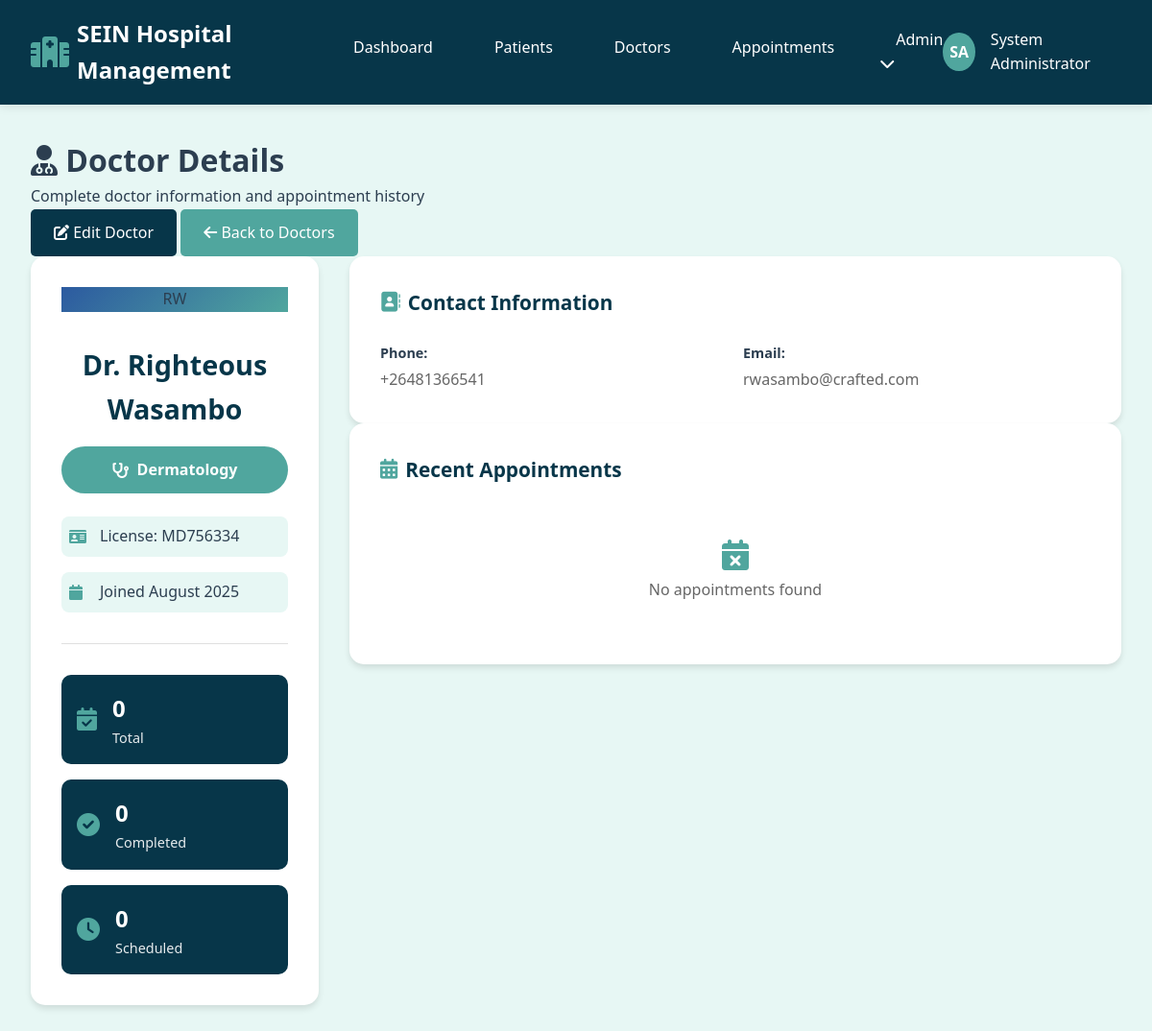
The page /doctors/2 (signed in) on the database as committed earlier.
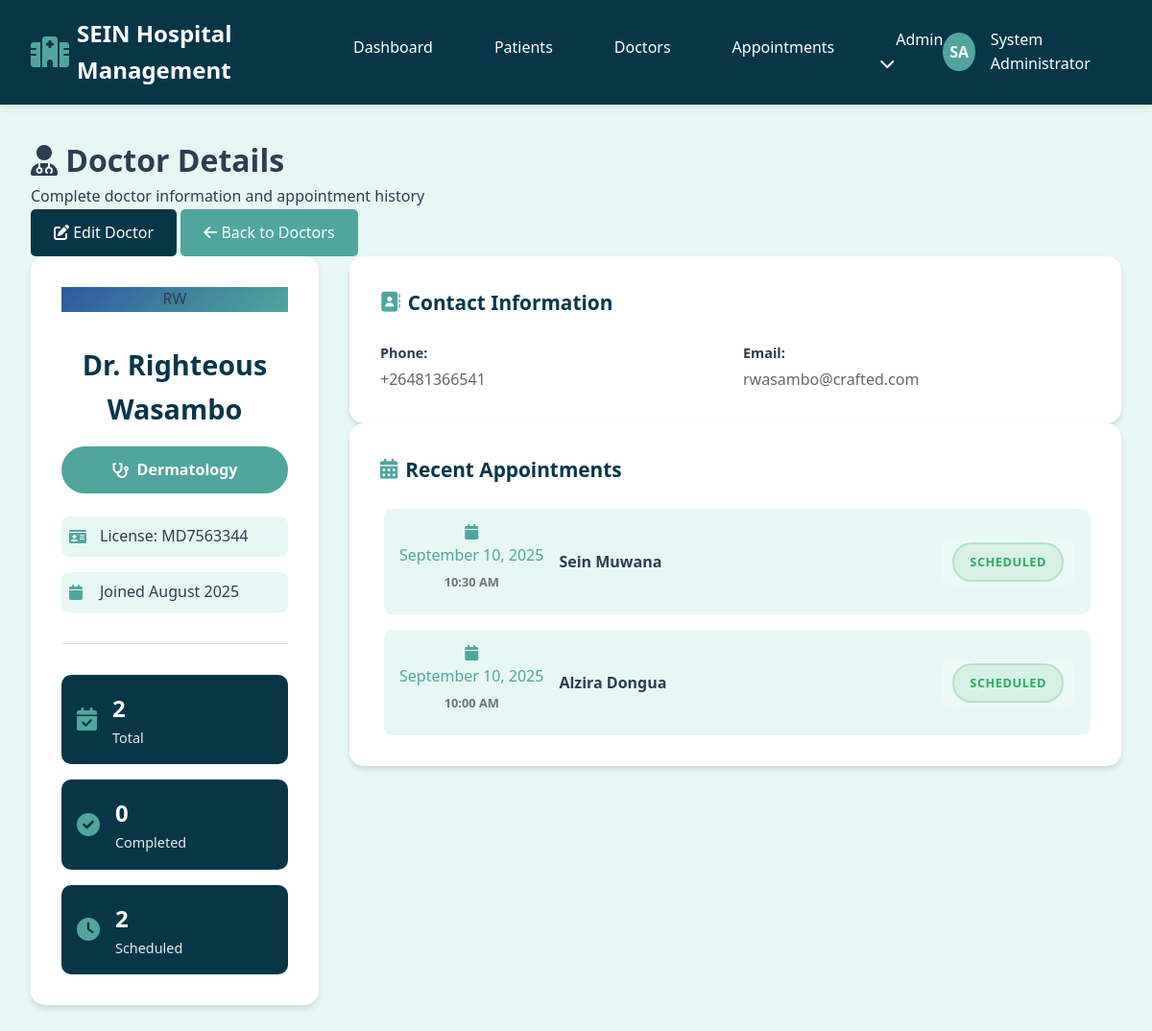
The same page on the database as committed later.
### hospital/app.py (models this page shows, shortened)
class Doctor(db.Model):
    id = db.Column(db.Integer, primary_key=True)
    first_name = db.Column(db.String(50), nullable=False)
    last_name = db.Column(db.String(50), nullable=False)
    phone = db.Column(db.String(20))
    email = db.Column(db.String(100))
    specialization_id = db.Column(db.Integer, db.ForeignKey('specialization.id'), nullable=False)
    license_number = db.Column(db.String(50), unique=True)
    created_at = db.Column(db.DateTime, default=datetime.utcnow)
    appointments = db.relationship('Appointment', backref='doctor_ref', lazy=True)

class Appointment(db.Model):
    id = db.Column(db.Integer, primary_key=True)
    patient_id = db.Column(db.Integer, db.ForeignKey('patient.id'), nullable=False)
    doctor_id = db.Column(db.Integer, db.ForeignKey('doctor.id'), nullable=False)
    appointment_date = db.Column(db.Date, nullable=False)
    appointment_time = db.Column(db.Time, nullable=False)
    diagnosis = db.Column(db.Text)
    notes = db.Column(db.Text)
    status = db.Column(db.String(20), default='scheduled')  # scheduled, completed, cancelled
    created_at = db.Column(db.DateTime, default=datetime.utcnow)

class Patient(db.Model):
    id = db.Column(db.Integer, primary_key=True)
    first_name = db.Column(db.String(50), nullable=False)
    last_name = db.Column(db.String(50), nullable=False)
    date_of_birth = db.Column(db.Date, nullable=False)
    gender = db.Column(db.String(10), nullable=False)
    phone = db.Column(db.String(20))
    email = db.Column(db.String(100))
    address = db.Column(db.Text)
    emergency_contact = db.Column(db.String(100))
    emergency_phone = db.Column(db.String(20))
    created_at = db.Column(db.DateTime, default=datetime.utcnow)
    appointments = db.relationship('Appointment', backref='patient_ref', lazy=True)
    medical_records = db.relationship('MedicalRecord', backref='patient_ref', lazy=True)

### hospital/app.py (the view)
@app.route('/doctors/<int:doctor_id>')
def doctor_detail(doctor_id):
    if 'user_id' not in session:
        return redirect(url_for('login'))
    doctor = Doctor.query.get_or_404(doctor_id)
    recent_appointments = Appointment.query.filter_by(doctor_id=doctor_id)\
                                         .order_by(Appointment.appointment_date.desc())\
                                         .limit(10).all()
    total_appointments = Appointment.query.filter_by(doctor_id=doctor_id).count()
    completed_appointments = Appointment.query.filter_by(doctor_id=doctor_id, status='completed').count()
    scheduled_appointments = Appointment.query.filter_by(doctor_id=doctor_id, status='scheduled').count()
    return render_template('doctors/detail.html',
                         doctor=doctor,
                         recent_appointments=recent_appointments,
                         total_appointments=total_appointments,
                         completed_appointments=completed_appointments,
                         scheduled_appointments=scheduled_appointments)

### hospital/templates/doctors/detail.html (shortened to what the changed rows need)
{% extends "base.html" %}
{% block content %}
<div class="page-header">
    <div class="page-title">
        <h1><i class="fas fa-user-md"></i> Doctor Details</h1>
    </div>
</div>
<div class="doctor-profile">
    <div class="doctor-sidebar">
        <div class="doctor-avatar-large">
            <div class="avatar-circle-large doctor-avatar-bg">
                {{ doctor.first_name[0] }}{{ doctor.last_name[0] }}
            </div>
        </div>
        <div class="doctor-basic-info">
            <h2>Dr. {{ doctor.first_name }} {{ doctor.last_name }}</h2>
            <div class="specialization-badge">
                <i class="fas fa-stethoscope"></i>
                {{ doctor.specialization_ref.name }}
            </div>
            {% if doctor.license_number %}
            <div class="info-item">
                <i class="fas fa-id-card"></i>
                <span>License: {{ doctor.license_number }}</span>
            </div>
            {% endif %}
            <div class="info-item">
                <i class="fas fa-calendar"></i>
                <span>Joined {{ doctor.created_at.strftime('%B %Y') }}</span>
            </div>
            <div class="appointment-stats">
                <div class="stats-grid">
                    <div class="stat-card">
                        <div>
                            <h3>{{ total_appointments }}</h3>
                            <p>Total</p>
                        </div>
                    </div>
                    <div class="stat-card">
                        <div>
                            <h3>{{ scheduled_appointments }}</h3>
                            <p>Scheduled</p>
                        </div>
                    </div>
                </div>
            </div>
        </div>
    </div>
    <div class="doctor-main-content">
        <div class="info-sections">
            <div class="info-section">
                <div class="info-grid">
                    <div class="info-item">
                        <label>Phone:</label>
                        <span>{{ doctor.phone or 'Not provided' }}</span>
                    </div>
                    <div class="info-item">
                        <label>Email:</label>
                        <span>{{ doctor.email or 'Not provided' }}</span>
                    </div>
                </div>
            </div>
            <div class="info-section">
                {% if recent_appointments %}
                <div class="appointments-list">
                    {% for appointment in recent_appointments %}
                    <div class="appointment-item">
                        <div class="appointment-date">
                            <i class="fas fa-calendar"></i>
                            {{ appointment.appointment_date.strftime('%B %d, %Y') }}
                            <span class="appointment-time">{{ appointment.appointment_time.strftime('%I:%M %p') }}</span>
                        </div>
                        <div class="appointment-details">
                            <p><strong>{{ appointment.patient_ref.first_name }} {{ appointment.patient_ref.last_name }}</strong></p>
                        </div>
                        <div class="appointment-status">
                            <span class="status-badge status-{{ appointment.status }}">
                                {{ appointment.status.title() }}
                            </span>
                        </div>
                    </div>
                    {% endfor %}
                </div>
                {% else %}
                <div class="empty-state-small">
                    <i class="fas fa-calendar-times"></i>
                    <p>No appointments found</p>
                </div>
                {% endif %}
            </div>
        </div>
    </div>
</div>
{% endblock %}

Rows that differ between the two databases and show on the page:
changed Doctor "Righteous": license_number "MD756334" → "MD7563344"
added Appointment: appointment_date "September 10, 2025", appointment_time "10:30 AM", patient_ref.first_name "Sein", patient_ref.last_name "Muwana", status "SCHEDULED"
added Appointment: appointment_date "September 10, 2025", appointment_time "10:00 AM", patient_ref.first_name "Alzira", patient_ref.last_name "Dongua", status "SCHEDULED"
Other text that changed with them:
{{ total_appointments }}: "0" → "2"
{{ scheduled_appointments }}: "0" → "2"
text no longer shown: "No appointments found"
